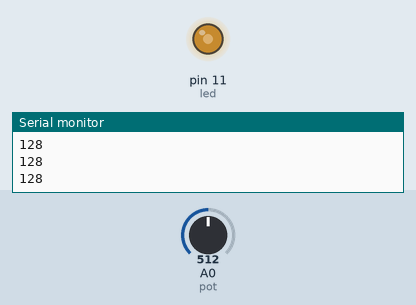
Bench run of a sketch on a simulated Arduino Uno, built with avr-gcc and run on an emulated ATmega328P. Shown: output pins drawn as LEDs (lit = HIGH), the last lines printed to the serial monitor. The test bench sets the inputs (shaded band); at power-on: A0 (pot) = 512.

Above: at 1.2 s.
1.3 s: A0 (pot) set to 306
At 2.3 s:
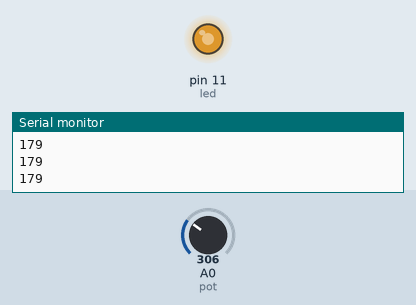
2.8 s: A0 (pot) set to 122
At 3.6 s:
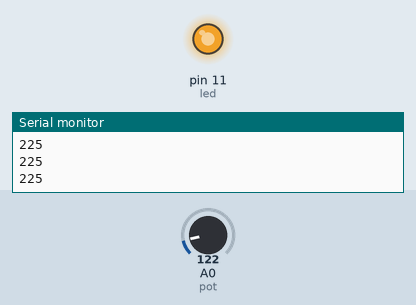
4.3 s: A0 (pot) set to 900
At 4.6 s:
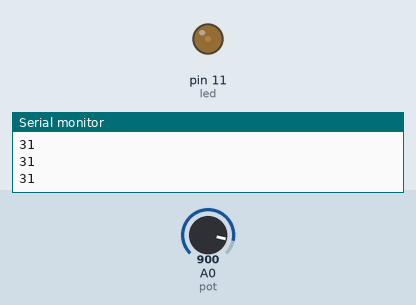
5.8 s: A0 (pot) set to 1023
At 7.0 s:
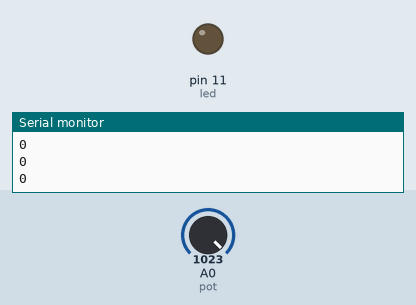
7.3 s: A0 (pot) set to 511
At 8.1 s:
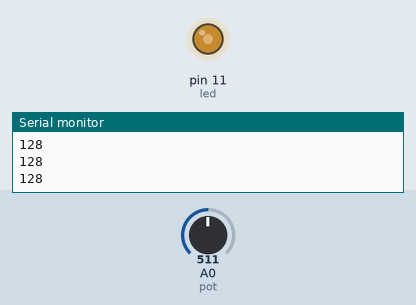
Timing chart, 0 to 9.8 s (numbered marks = the images above; inputs shaded):
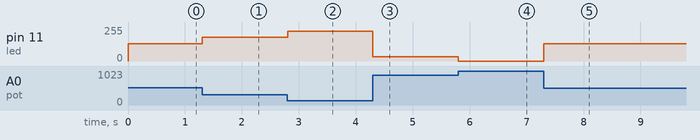

The sketch:

analogLED.ino
```cpp
int pot= A0;
int led = 11;
int mappedVal;

void setup() {
  Serial.begin(9600);
  pinMode(led,OUTPUT);
}

void loop() {
 int reading = analogRead(pot);

 mappedVal = map(reading,0,1023,255,0);

 analogWrite(led,mappedVal);

  Serial.println(mappedVal);
}
```

Measured:
- after the input at 1.3 s, pin 11 (led): 128/255 → 179/255 at once
- after the input at 2.8 s, pin 11 (led): 179/255 → 225/255 at once
- after the input at 4.3 s, pin 11 (led): 225/255 → 31/255 at once
- after the input at 5.8 s, pin 11 (led): 31/255 → 0/255 at once
- after the input at 7.3 s, pin 11 (led): 0/255 → 128/255 at once
